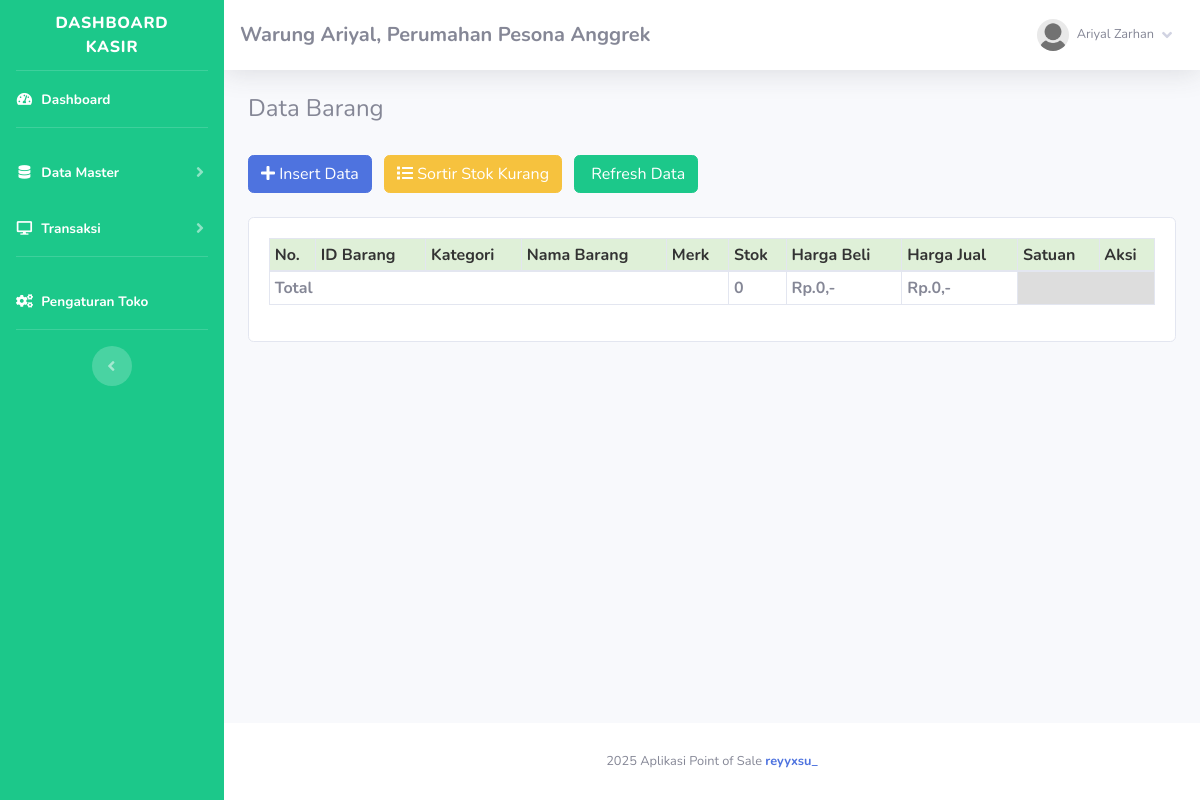
Before: /index.php?page=barang (signed in) with the older database file.
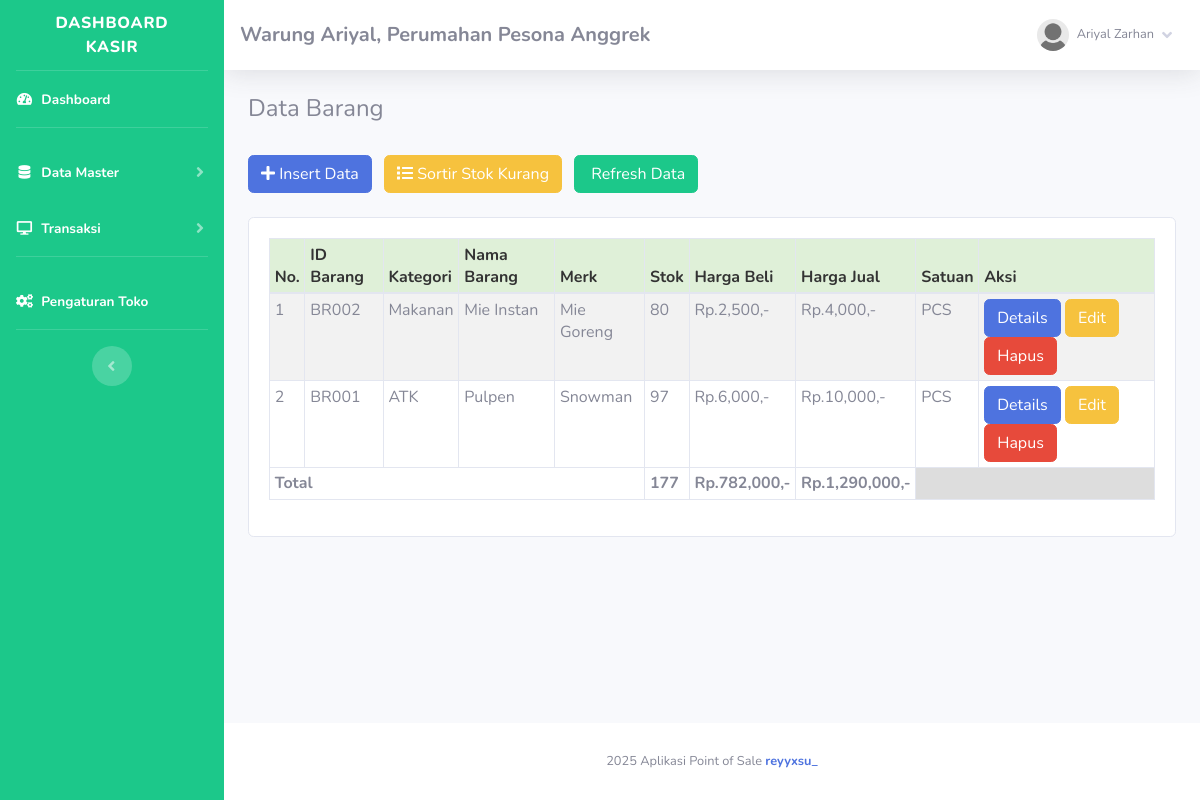
After: the same page with the newer database file.
### tables this page shows
CREATE TABLE `barang` (
  `id` int(11) NOT NULL,
  `id_barang` varchar(255) NOT NULL,
  `id_kategori` int(11) NOT NULL,
  `nama_barang` text NOT NULL,
  `merk` varchar(255) NOT NULL,
  `harga_beli` varchar(255) NOT NULL,
  `harga_jual` varchar(255) NOT NULL,
  `satuan_barang` varchar(255) NOT NULL,
  `stok` text NOT NULL,
  `tgl_input` varchar(255) NOT NULL,
  `tgl_update` varchar(255) DEFAULT NULL
);

CREATE TABLE `kategori` (
  `id_kategori` int(11) NOT NULL,
  `nama_kategori` varchar(255) NOT NULL,
  `tgl_input` varchar(255) NOT NULL
);

### admin/module/barang/index.php (the view, shortened to what this page needs)
   <h4>Data Barang</h4>
   <br />
   <button type="button" class="btn btn-primary btn-md mr-2" data-toggle="modal" data-target="#myModal">
       <i class="fa fa-plus"></i> Insert Data</button>
   <a href="index.php?page=barang&stok=yes" class="btn btn-warning btn-md mr-2">
       <i class="fa fa-list"></i> Sortir Stok Kurang</a>
   <a href="index.php?page=barang" class="btn btn-success btn-md">
       <i class="fa fa-refresh"></i> Refresh Data</a>
   <br />
   <div class="card card-body">
       <div class="table-responsive">
           <table class="table table-bordered table-striped table-sm" id="example1">
               <thead>
                   <tr style="background:#DFF0D8;color:#333;">
                       <th>No.</th>
                       <th>ID Barang</th>
                       <th>Kategori</th>
                       <th>Nama Barang</th>
                       <th>Merk</th>
                       <th>Stok</th>
                       <th>Harga Beli</th>
                       <th>Harga Jual</th>
                       <th>Satuan</th>
                       <th>Aksi</th>
                   </tr>
               </thead>
               <tbody>
                   <?php
	$totalBeli = 0;
	$totalJual = 0;
	$totalStok = 0;
	if($_GET['stok'] == 'yes')
	{
		$hasil = $lihat -> barang_stok();
	}else{
		$hasil = $lihat -> barang();
	}
	$no=1;
	foreach($hasil as $isi) {
?>
                   <tr>
                       <td><?php echo $no;?></td>
                       <td><?php echo $isi['id_barang'];?></td>
                       <td><?php echo $isi['nama_kategori'];?></td>
                       <td><?php echo $isi['nama_barang'];?></td>
                       <td><?php echo $isi['merk'];?></td>
                       <td>
                           <?php if($isi['stok'] == '0'){?>
                           <button class="btn btn-danger"> Habis</button>
                           <?php }else{?>
                           <?php echo $isi['stok'];?>
                           <?php }?>
                       </td>
                       <td>Rp.<?php echo number_format($isi['harga_beli']);?>,-</td>
                       <td>Rp.<?php echo number_format($isi['harga_jual']);?>,-</td>
                       <td> <?php echo $isi['satuan_barang'];?></td>
                       <td>
                           <?php if($isi['stok'] <=  '3'){?>
                           <form method="POST" action="fungsi/edit/edit.php?stok=edit">
                               <input type="text" name="restok" class="form-control">
                               <input type="hidden" name="id" value="<?php echo $isi['id_barang'];?>"
                                   class="form-control">
                               <button class="btn btn-primary btn-sm">
                                   Restok
                               </button>
                               <a href="fungsi/hapus/hapus.php?barang=hapus&id=<?php echo $isi['id_barang'];?>"
                                   onclick="javascript:return confirm('Hapus Data barang ?');">
                                   <button class="btn btn-danger btn-sm">Hapus</button></a>
                           </form>
                           <?php }else{?>
                           <a href="index.php?page=barang/details&barang=<?php echo $isi['id_barang'];?>"><button
                                   class="btn btn-primary btn-xs">Details</button></a>
                           <a href="index.php?page=barang/edit&barang=<?php echo $isi['id_barang'];?>"><button
                                   class="btn btn-warning btn-xs">Edit</button></a>
                           <a href="fungsi/hapus/hapus.php?barang=hapus&id=<?php echo $isi['id_barang'];?>"
                               onclick="javascript:return confirm('Hapus Data barang ?');"><button
                                   class="btn btn-danger btn-xs">Hapus</button></a>
                           <?php }?>
                   </tr>
                   <?php
		$no++;
		$totalBeli += $isi['harga_beli'] * $isi['stok'];
		$totalJual += $isi['harga_jual'] * $isi['stok'];
		$totalStok += $isi['stok'];
	}
?>
               </tbody>
               <tfoot>
                   <tr>
                       <th colspan="5">Total </td>
                       <th><?php echo $totalStok;?></td>
                       <th>Rp.<?php echo number_format($totalBeli);?>,-</td>
                       <th>Rp.<?php echo number_format($totalJual);?>,-</td>
                       <th colspan="2" style="background:#ddd"></th>
                   </tr>
               </tfoot>
           </table>
       </div>
   </div>

Changed rows visible on the page:
added barang: id_barang "BR002", id_kategori.nama_kategori "Makanan", nama_barang "Mie Instan", merk "Mie Goreng", stok "80", harga_beli "2,500", harga_jual "4,000", satuan_barang "PCS"
added barang: id_barang "BR001", id_kategori.nama_kategori "ATK", nama_barang "Pulpen", merk "Snowman", stok "97", harga_beli "6,000", harga_jual "10,000", satuan_barang "PCS"
Other visible differences:
$totalStok: "0" → "177"
$totalBeli: "0" → "782,000"
$totalJual: "0" → "1,290,000"
